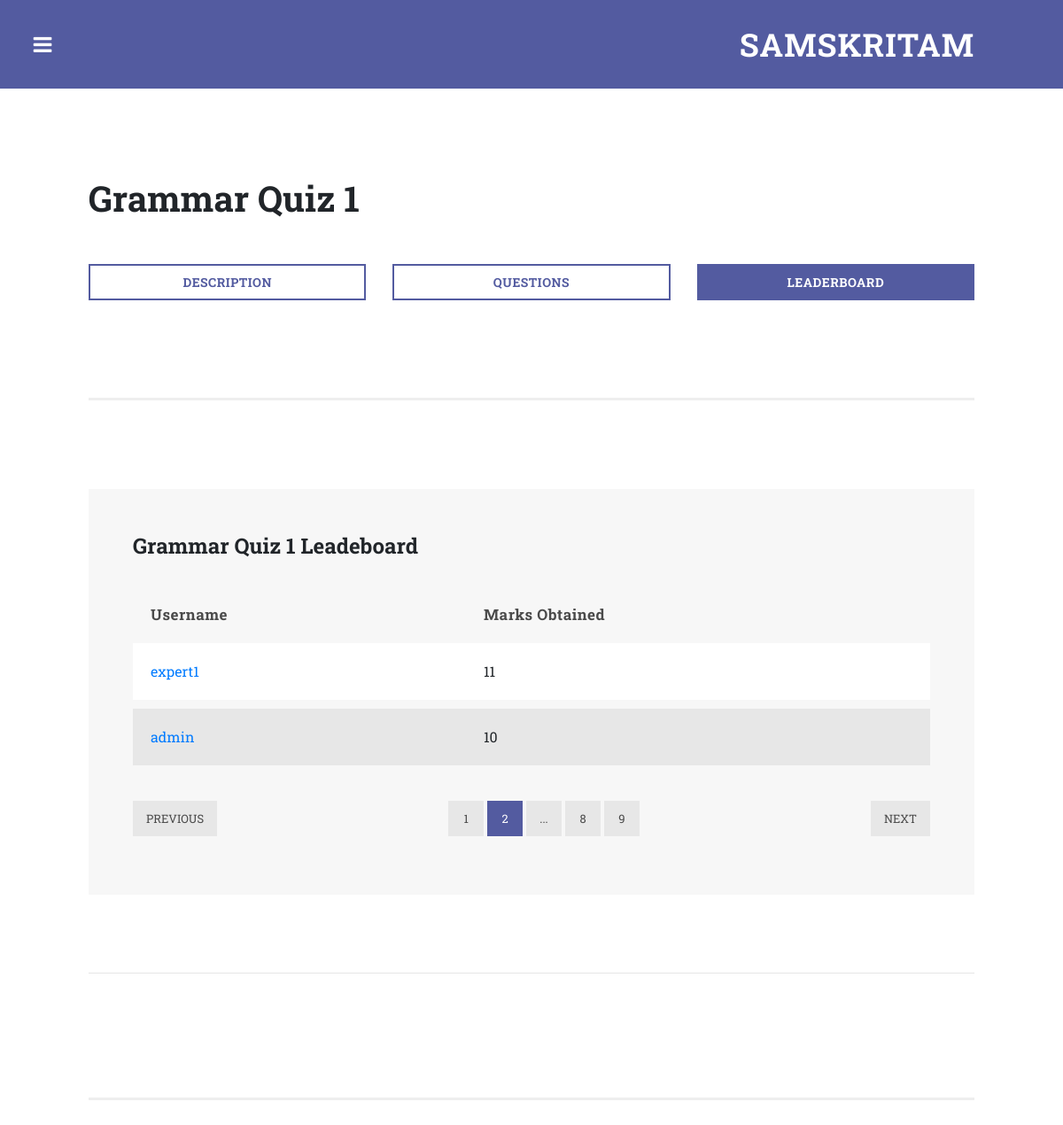
The page /competition_leaderboard/1/ on the database its author committed.
### main/models.py (models this page shows, shortened)
class Competition(models.Model):
    name = models.CharField(max_length=200)
    organiser = models.ForeignKey(User,on_delete=models.SET_NULL,null=True)
    description = models.TextField(default='-')
    start_time = models.DateTimeField(null = True)
    end_time = models.DateTimeField(null = True)
    imageurl = models.TextField(null = True, blank = True,default='-')
    imagename = models.TextField(null = True, blank =True,default='-')

class Attempted_contests(models.Model):
    contest = models.ForeignKey(Competition,on_delete=models.SET_NULL,null=True)
    student = models.ForeignKey(User,on_delete=models.SET_NULL,null=True)
    evaluated = models.BooleanField(default=False)
    marks = models.IntegerField(default=0)

### main/views.py (the view, shortened to what this page needs)
# urls.py: path('competition_leaderboard/<int:pk>/',views.competition_leaderboard,name="competition_leaderboard"),
def competition_leaderboard(request,pk):
    expert = None
    if request.user.is_authenticated:
        if Expert_data.objects.filter(user = request.user):
            expert = request.user
    competition = Competition.objects.get(pk=pk)
    student_attempts = Attempted_contests.objects.filter(contest=competition).order_by('marks').reverse()
    return render(request,'main/competition_leaderboard.html',{"expert":expert,"student_attempts":student_attempts,"competition":competition})

### templates/main/competition_leaderboard.html
{%extends "main/base.html"%}
{% load static %}
{% block content %}
<div class="row">
                      <div class="col-md-12">
                    <div class="section-heading">
                      <h2 style="font-size:40px">{{competition.name}}</h2>
                    </div>
                  </div>
                      <div class="col-md-4">
                        <div class="border-rectangle-button">
                          <a href="{% url 'competition_description' pk=competition.pk %}">Description</a>
                        </div>
                      </div>
                      <div class="col-md-4">
                        <div class="border-rectangle-button">
                          <a href="{% url 'competition_questions' pk=competition.pk %}">Questions</a>
                        </div>
                      </div>
                      <div class="col-md-4">
                        <div class="filled-rectangle-button">
                          <a href="{% url 'competition_leaderboard' pk=competition.pk %}">Leaderboard</a>
                        </div>
                      </div>
                    </div>
                    <section class="tables">
              <div class="container-fluid">
                <div class="row">
                  <div class="col-md-12">
                    <div class="default-table">
                      <div class="section-heading">
                        <h2>{{competition.name}} Leadeboard</h2>
                      </div>
                      <table>
                        <thead>
                          <tr>
                            <th>Username</th>
                            <th>Marks Obtained</th>
                          </tr>
                        </thead>
                        <tbody>
                          {% for student in student_attempts %}
                          <tr>
                            <td><a href="{% url 'my_competition_student_response' pk=competition.pk student_id=student.student.pk %}">{{student.student}}</a></td>
                            <td>{{student.marks}}</td>
                          </tr>
                          {% endfor %}
                        </tbody>
                      </table>
                      <ul class="table-pagination">
                        <li><a href="#">Previous</a></li>
                        <li><a href="#">1</a></li>
                        <li class="active"><a href="#">2</a></li>
                        <li><a href="#">...</a></li>
                        <li><a href="#">8</a></li>
                        <li><a href="#">9</a></li>
                        <li><a href="#">Next</a></li>
                      </ul>
                    </div>
                    <br><br><br>
                    <hr>
                    <br>
                  </div>
                </div>
              </div>
            </section>
{%endblock%}

### static/main/assets/css/templatemo-style.css (style rules this page uses)
body { font-family: 'Roboto Slab', sans-serif; }
section { border-bottom: 3px solid #eee; padding-bottom: 100px; }
section.tables { margin-top: 80px; border-top: 3px solid #eee!important; padding-top: 100px; }
section.tables .container-fluid { padding-left: 0px; padding-right: 0px; }
.default-table { -webkit-overflow-scrolling: touch; overflow-x: auto; background-color: #f7f7f7; padding: 50px; }
table { width: 100%; }
table tbody tr { border-left: 0; border-right: 0; border-bottom: 10px solid #f7f7f7; }
table td { padding: 20px; }
table th { padding: 0px 20px 20px 20px; font-size: 17px; font-weight: 700; letter-spacing: 0.5px; text-align: left; text-transform: capitalize; }
table tbody tr { background-color: #e7e7e7; }
table tbody tr:nth-child(2n + 1) { background-color: #fff; }
table th { color: #4a4a4a; }
ul.table-pagination { padding: 0; margin-top: 30px; list-style: none; text-align: center; }
ul.table-pagination li { display: inline-block; }
ul.table-pagination li:first-child { float: left; }
ul.table-pagination li:last-child { float: right; }
ul.table-pagination li a { display: inline-block; height: 40px; background-color: #e7e7e7; text-align: center; line-height: 40px; padding: 0px 15px; min-width: 40px; color: #4a4a4a; text-transform: uppercase; font-size: 13px; transition: all 0.5s; }
ul.table-pagination li a:hover, ul.table-pagination li.active a { background-color: #535ba0; color: #fff; }
.filled-rectangle-button { margin-bottom: 30px; }
.filled-rectangle-button a { font-size: 14px; font-weight: 700; text-transform: uppercase; display: inline-block; padding: 8px; width: 100%; text-align: center; letter-spacing: 0.5px; color: #fff; border: 2px solid #535ba0; transition: all 0.5s; background-color: rgba(83,91,160,1); }
.border-rectangle-button { margin-bottom: 30px; }
.border-rectangle-button a { font-size: 14px; font-weight: 700; text-transform: uppercase; display: inline-block; padding: 8px; width: 100%; text-align: center; letter-spacing: 0.5px; color: #535ba0; border: 2px solid #535ba0; transition: all 0.5s; background-color: rgba(83,91,160,0.0); }
.section-heading h2 { margin-top: 0px; font-size: 24px; font-weight: 700; margin-bottom: 50px; }

### rows shown on the page
Competition: name "Grammar Quiz 1"
Attempted_contests: student "expert1", marks "11"
Attempted_contests: student "admin", marks "10"
